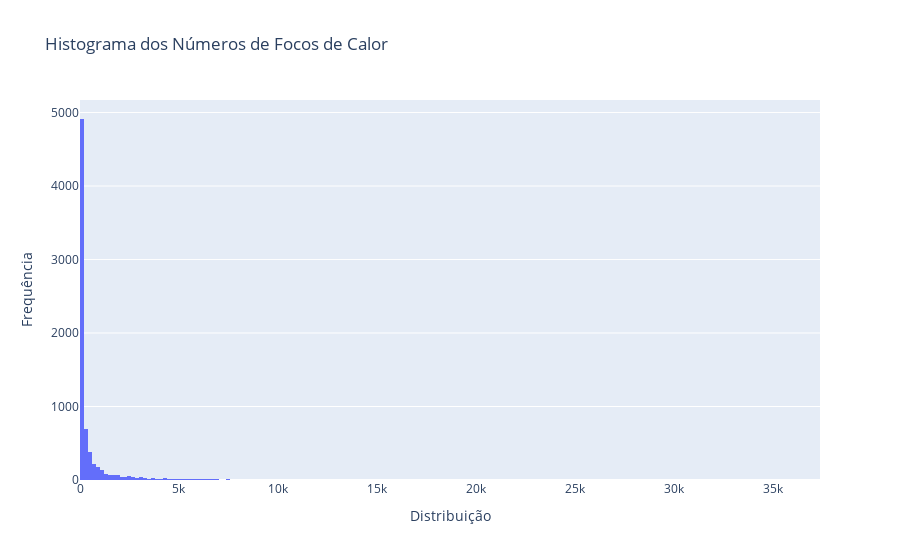

This figure's notebook cell:
### Code cell
plot_histogram(base)

### Figure 1 — Plotly figure (JSON) as saved in the notebook; plotly's stock layout.template omitted (floating-point values rounded to 4 significant figures; data arrays with more than 128 entries replaced by an {"elided": "..."} marker saying what was removed)
{"data": [{"type": "histogram", "x": {"elided": "7452 int values"}}], "layout": {"title": {"text": "Histograma dos Números de Focos de Calor"}, "xaxis": {"title": {"text": "Distribuição"}}, "yaxis": {"title": {"text": "Frequência"}}}}
